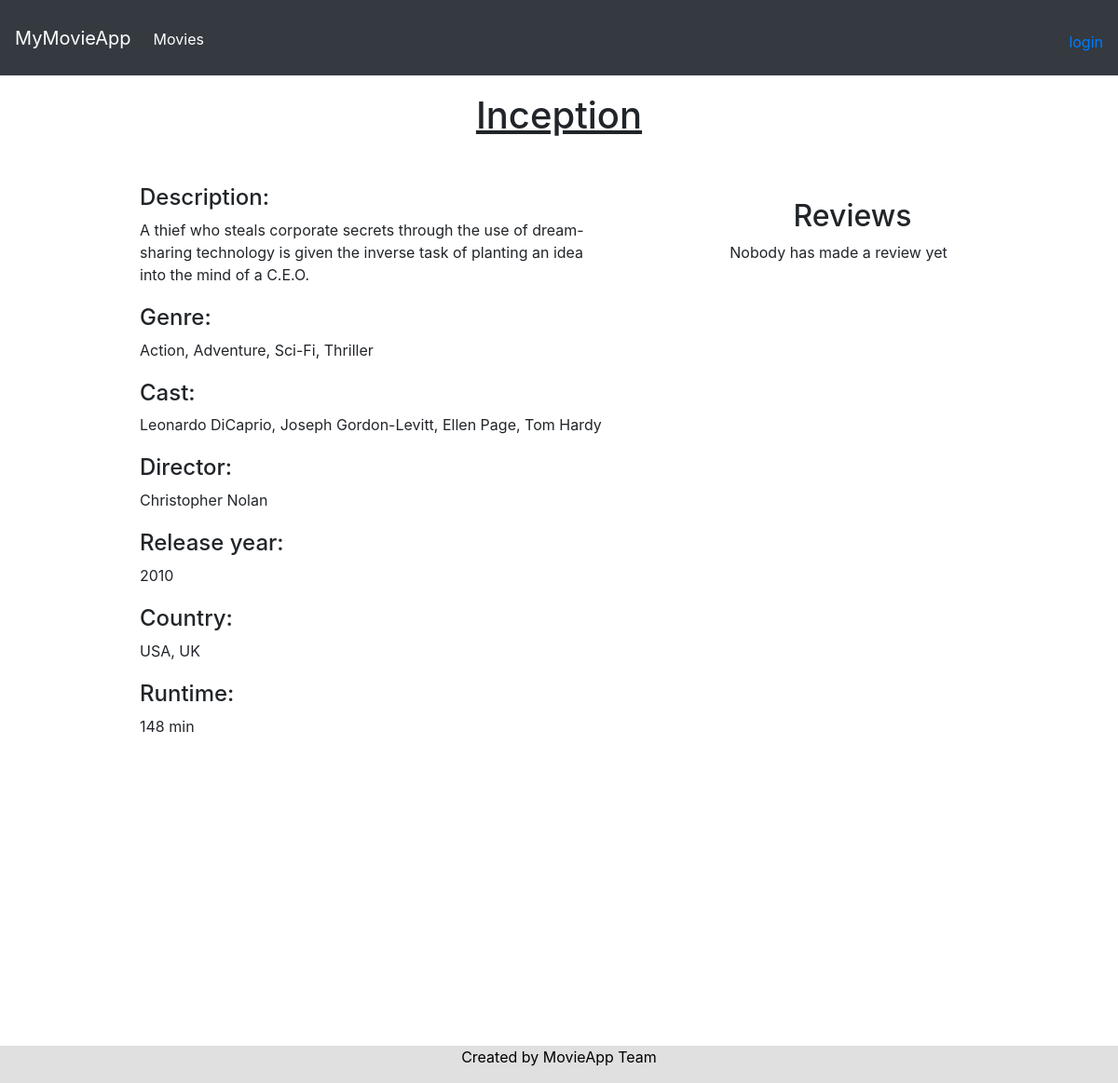
Page /movies/3 on the committed database.
### myMovieApp/models.py (models this page shows, shortened)
class Movie(models.Model):
    name = models.CharField(max_length=50)
    release = models.IntegerField()
    genre = models.CharField(max_length=50)
    description = models.CharField(max_length=1000)
    cast = models.CharField(max_length=1000)
    trailer = models.CharField(max_length=500)
    director = models.CharField(max_length=200)
    country = models.CharField(max_length=100)
    duration = models.CharField(max_length=50)

### myMovieApp/views.py (the view)
# urls.py: path('movies/<int:pk>', movie_view.as_view(), name='movie_detail'),
class movie_view(DetailView):
    model = Movie
    template_name = 'myMovieApp/movie_detail.html'
    def get_context_data(self, **kwargs):
        context = super(movie_view, self).get_context_data(**kwargs)
        return context

### myMovieApp/templates/myMovieApp/movie_detail.html (shortened to what this page needs)
{% extends "myMovieApp/base.html" %}
{% block content %}
<link rel="stylesheet" href="https://cdnjs.cloudflare.com/ajax/libs/font-awesome/4.7.0/css/font-awesome.min.css">
<span vocab="http://schema.org/" typeof="Movie">
<div style="margin-bottom: 40%">
<h1 align="center" style="margin-bottom: 50px; margin-left: 0px">
    <u><span property="name">{{ movie.name }}</span></u>
</h1>
<h4 align="left" style="margin-left: 150px; margin-top: 20px">Description:</h4>
<div align="left">
<p style="text-align: left; width: 500px; margin-left: 150px;">
     <span property="description">
    {{ movie.description }} <br/>
    </span>
</p>
</div>
<h4 align="left" style="margin-left: 150px; margin-top: 20px">Genre:</h4>
<div align="left">
<p style="text-align: left; width: 500px; margin-left: 150px;">
    <span property="genre">
    {{ movie.genre }} <br/>
    </span>
</p>
</div>
<h4 align="left" style="margin-left: 150px; margin-top: 20px">Cast:</h4>
<div align="left">
<p style="text-align: left; width: 500px; margin-left: 150px;">
    <span property="actor">
    {{ movie.cast }} <br/>
    </span>
</p>
</div>
<h4 align="left" style="margin-left: 150px; margin-top: 20px">Director:</h4>
<div align="left">
<p style="text-align: left; width: 500px; margin-left: 150px;">
     <span property="director">
    {{ movie.director }} <br/>
    </span>
</p>
</div>
<h4 align="left" style="margin-left: 150px; margin-top: 20px">Release year:</h4>
<div align="left">
<p style="text-align: left; width: 500px; margin-left: 150px;">
    {{ movie.release }} <br/>
</p>
<h4 align="left" style="margin-left: 150px; margin-top: 20px">Country:</h4>
<div align="left">
<p style="text-align: left; width: 500px; margin-left: 150px;">
     <span property="countryOfOrigin">
    {{ movie.country }} <br/>
    </span>
</p>
</div>
<h4 align="left" style="margin-left: 150px; margin-top: 20px">Runtime:</h4>
<div align="left">
<p style="text-align: left; width: 500px; margin-left: 150px;">
     <span property="duration">
    {{ movie.duration }} <br/>
    </span>
</p>
</div>
<div style="margin-left: 150px; margin-top: 50px">
<iframe width="560" height="315" src={{movie.trailer}} frameborder="0" allow="accelerometer; autoplay; encrypted-media; gyroscope; picture-in-picture" allowfullscreen></iframe>
</div>
</div>
<div style="margin-bottom: 200px">
<h2 style="margin-top: -950px; margin-left: 630px">Reviews</h2>
{% if movie.review_set.all|length == 0 %}
<p style="margin-left: 600px"> Nobody has made a review yet </p>
{% endif %}
</div>
</span>
{% endblock %}

### rows in the picture
Movie: name "Inception", description "A thief who steals corporate secrets through the use of dream-sharing technology is given the inverse task of planting an idea into the mind of a C.E.O.", genre "Action, Adventure, Sci-Fi, Thriller", cast "Leonardo DiCaprio, Joseph Gordon-Levitt, Ellen Page, Tom Hardy", director "Christopher Nolan", release "2010", country "USA, UK", duration "148 min"
